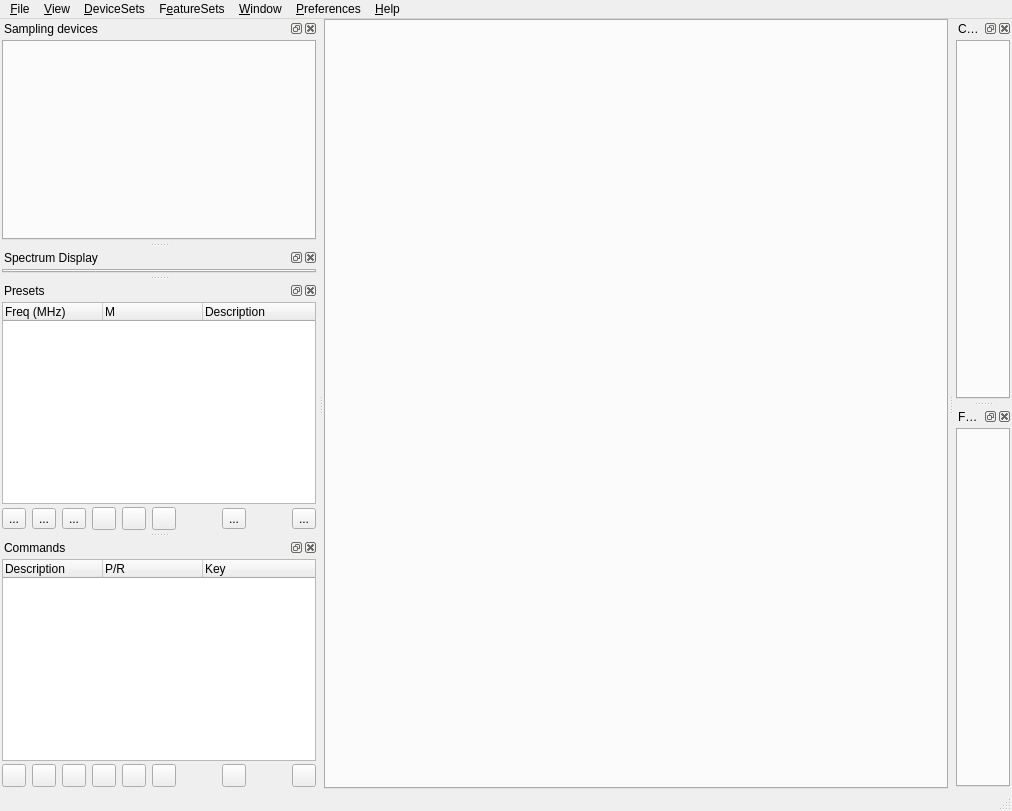
<?xml version="1.0" encoding="UTF-8"?>
<ui version="4.0">
 <class>MainWindow</class>
 <widget class="QMainWindow" name="MainWindow">
  <property name="geometry">
   <rect>
    <x>0</x>
    <y>0</y>
    <width>1012</width>
    <height>811</height>
   </rect>
  </property>
  <property name="font">
   <font>
    <family>Liberation Sans</family>
    <pointsize>9</pointsize>
   </font>
  </property>
  <property name="windowTitle">
   <string>rpx-100</string>
  </property>
  <property name="windowIcon">
   <iconset resource="resources/res.qrc">
    <normaloff>:/rpx-100_icon.png</normaloff>:/rpx-100_icon.png</iconset>
  </property>
  <property name="animated">
   <bool>true</bool>
  </property>
  <widget class="QWidget" name="centralWidget">
   <layout class="QVBoxLayout" name="verticalLayout_2">
    <property name="leftMargin">
     <number>0</number>
    </property>
    <property name="topMargin">
     <number>0</number>
    </property>
    <property name="rightMargin">
     <number>0</number>
    </property>
    <property name="bottomMargin">
     <number>0</number>
    </property>
    <item>
     <widget class="QTabWidget" name="tabSpectra">
      <property name="tabPosition">
       <enum>QTabWidget::East</enum>
      </property>
      <property name="tabShape">
       <enum>QTabWidget::Rounded</enum>
      </property>
      <property name="currentIndex">
       <number>-1</number>
      </property>
      <property name="elideMode">
       <enum>Qt::ElideNone</enum>
      </property>
     </widget>
    </item>
   </layout>
  </widget>
  <widget class="QMenuBar" name="menuBar">
   <property name="geometry">
    <rect>
     <x>0</x>
     <y>0</y>
     <width>1012</width>
     <height>27</height>
    </rect>
   </property>
   <widget class="QMenu" name="menu_File">
    <property name="title">
     <string>&amp;File</string>
    </property>
    <addaction name="action_Exit"/>
   </widget>
   <widget class="QMenu" name="menu_Devices">
    <property name="title">
     <string>&amp;DeviceSets</string>
    </property>
    <addaction name="action_addSourceDevice"/>
    <addaction name="action_addSinkDevice"/>
    <addaction name="action_addMIMODevice"/>
    <addaction name="action_removeLastDevice"/>
   </widget>
   <widget class="QMenu" name="menu_View">
    <property name="title">
     <string>&amp;View</string>
    </property>
    <addaction name="action_View_Fullscreen"/>
   </widget>
   <widget class="QMenu" name="menu_Help">
    <property name="title">
     <string>&amp;Help</string>
    </property>
    <addaction name="action_Loaded_Plugins"/>
    <addaction name="separator"/>
    <addaction name="action_About"/>
   </widget>
   <widget class="QMenu" name="menu_Window">
    <property name="font">
     <font>
      <family>Liberation Sans</family>
      <pointsize>9</pointsize>
     </font>
    </property>
    <property name="title">
     <string>&amp;Window</string>
    </property>
   </widget>
   <widget class="QMenu" name="menuPreferences">
    <property name="font">
     <font>
      <family>Liberation Sans</family>
      <pointsize>9</pointsize>
     </font>
    </property>
    <property name="title">
     <string>&amp;Preferences</string>
    </property>
    <widget class="QMenu" name="menuDevices">
     <property name="title">
      <string>Devices</string>
     </property>
     <addaction name="action_DeviceUserArguments"/>
    </widget>
    <addaction name="action_Audio"/>
    <addaction name="action_Logging"/>
    <addaction name="action_My_Position"/>
    <addaction name="action_AMBE"/>
    <addaction name="action_LimeRFE"/>
    <addaction name="menuDevices"/>
   </widget>
   <widget class="QMenu" name="menuFeatureSets">
    <property name="title">
     <string>F&amp;eatureSets</string>
    </property>
    <addaction name="action_addFeatureSet"/>
    <addaction name="action_removeLastFeatureSet"/>
   </widget>
   <addaction name="menu_File"/>
   <addaction name="menu_View"/>
   <addaction name="menu_Devices"/>
   <addaction name="menuFeatureSets"/>
   <addaction name="menu_Window"/>
   <addaction name="menuPreferences"/>
   <addaction name="menu_Help"/>
  </widget>
  <widget class="QStatusBar" name="statusBar"/>
  <widget class="SamplingDevicesDock" name="inputViewDock">
   <property name="windowTitle">
    <string>Sampling devices</string>
   </property>
   <attribute name="dockWidgetArea">
    <number>1</number>
   </attribute>
   <widget class="QWidget" name="intputViewDockWidget">
    <property name="sizePolicy">
     <sizepolicy hsizetype="Preferred" vsizetype="Maximum">
      <horstretch>0</horstretch>
      <verstretch>0</verstretch>
     </sizepolicy>
    </property>
    <layout class="QVBoxLayout" name="inputViewDockLayout">
     <property name="spacing">
      <number>3</number>
     </property>
     <property name="leftMargin">
      <number>2</number>
     </property>
     <property name="topMargin">
      <number>2</number>
     </property>
     <property name="rightMargin">
      <number>2</number>
     </property>
     <property name="bottomMargin">
      <number>2</number>
     </property>
     <item>
      <widget class="QTabWidget" name="tabInputsView">
       <property name="minimumSize">
        <size>
         <width>0</width>
         <height>200</height>
        </size>
       </property>
      </widget>
     </item>
    </layout>
   </widget>
  </widget>
  <widget class="QDockWidget" name="spectraDisplayDock">
   <property name="windowTitle">
    <string>Spectrum Display</string>
   </property>
   <attribute name="dockWidgetArea">
    <number>1</number>
   </attribute>
   <widget class="QWidget" name="dockWidgetContents_4">
    <property name="sizePolicy">
     <sizepolicy hsizetype="Preferred" vsizetype="Maximum">
      <horstretch>0</horstretch>
      <verstretch>0</verstretch>
     </sizepolicy>
    </property>
    <layout class="QVBoxLayout" name="verticalLayout">
     <property name="spacing">
      <number>3</number>
     </property>
     <property name="leftMargin">
      <number>2</number>
     </property>
     <property name="topMargin">
      <number>2</number>
     </property>
     <property name="rightMargin">
      <number>2</number>
     </property>
     <property name="bottomMargin">
      <number>2</number>
     </property>
     <item>
      <widget class="QTabWidget" name="tabSpectraGUI">
       <property name="currentIndex">
        <number>-1</number>
       </property>
      </widget>
     </item>
    </layout>
   </widget>
  </widget>
  <widget class="QDockWidget" name="presetDock">
   <property name="windowTitle">
    <string>Presets</string>
   </property>
   <attribute name="dockWidgetArea">
    <number>1</number>
   </attribute>
   <widget class="QWidget" name="presetsDockWidget">
    <layout class="QVBoxLayout" name="verticalLayout_6">
     <property name="spacing">
      <number>3</number>
     </property>
     <property name="leftMargin">
      <number>2</number>
     </property>
     <property name="topMargin">
      <number>2</number>
     </property>
     <property name="rightMargin">
      <number>2</number>
     </property>
     <property name="bottomMargin">
      <number>2</number>
     </property>
     <item>
      <widget class="QTreeWidget" name="presetTree">
       <property name="indentation">
        <number>10</number>
       </property>
       <property name="allColumnsShowFocus">
        <bool>true</bool>
       </property>
       <attribute name="headerMinimumSectionSize">
        <number>5</number>
       </attribute>
       <column>
        <property name="text">
         <string>Freq (MHz)</string>
        </property>
        <property name="toolTip">
         <string>Center frequency in MHz</string>
        </property>
       </column>
       <column>
        <property name="text">
         <string>M</string>
        </property>
        <property name="toolTip">
         <string>Mode: R: Rx or source, T: Tx or sink</string>
        </property>
       </column>
       <column>
        <property name="text">
         <string>Description</string>
        </property>
       </column>
      </widget>
     </item>
     <item>
      <layout class="QHBoxLayout" name="presetsControl">
       <item>
        <widget class="QToolButton" name="presetSave">
         <property name="toolTip">
          <string>Save current settings as new preset</string>
         </property>
         <property name="text">
          <string>...</string>
         </property>
         <property name="icon">
          <iconset resource="resources/res.qrc">
           <normaloff>:/create.png</normaloff>:/create.png</iconset>
         </property>
         <property name="iconSize">
          <size>
           <width>16</width>
           <height>16</height>
          </size>
         </property>
        </widget>
       </item>
       <item>
        <widget class="QToolButton" name="presetUpdate">
         <property name="toolTip">
          <string>Update selected preset with current settings</string>
         </property>
         <property name="text">
          <string>...</string>
         </property>
         <property name="icon">
          <iconset resource="resources/res.qrc">
           <normaloff>:/recycle.png</normaloff>:/recycle.png</iconset>
         </property>
         <property name="iconSize">
          <size>
           <width>16</width>
           <height>16</height>
          </size>
         </property>
        </widget>
       </item>
       <item>
        <widget class="QToolButton" name="settingsSave">
         <property name="toolTip">
          <string>Save the current settings (inc. presets)</string>
         </property>
         <property name="text">
          <string>...</string>
         </property>
         <property name="icon">
          <iconset resource="resources/res.qrc">
           <normaloff>:/save.png</normaloff>:/save.png</iconset>
         </property>
         <property name="iconSize">
          <size>
           <width>16</width>
           <height>16</height>
          </size>
         </property>
        </widget>
       </item>
       <item>
        <widget class="QToolButton" name="presetEdit">
         <property name="toolTip">
          <string>Edit preset details</string>
         </property>
         <property name="text">
          <string/>
         </property>
         <property name="icon">
          <iconset resource="resources/res.qrc">
           <normaloff>:/edit.png</normaloff>:/edit.png</iconset>
         </property>
        </widget>
       </item>
       <item>
        <widget class="QToolButton" name="presetExport">
         <property name="toolTip">
          <string>Export current preset to file</string>
         </property>
         <property name="text">
          <string/>
         </property>
         <property name="icon">
          <iconset resource="resources/res.qrc">
           <normaloff>:/export.png</normaloff>:/export.png</iconset>
         </property>
        </widget>
       </item>
       <item>
        <widget class="QToolButton" name="presetImport">
         <property name="toolTip">
          <string>Import preset from file into current group</string>
         </property>
         <property name="text">
          <string/>
         </property>
         <property name="icon">
          <iconset resource="resources/res.qrc">
           <normaloff>:/import.png</normaloff>:/import.png</iconset>
         </property>
        </widget>
       </item>
       <item>
        <spacer name="horizontalSpacer">
         <property name="orientation">
          <enum>Qt::Horizontal</enum>
         </property>
         <property name="sizeHint" stdset="0">
          <size>
           <width>40</width>
           <height>20</height>
          </size>
         </property>
        </spacer>
       </item>
       <item>
        <widget class="QToolButton" name="presetDelete">
         <property name="toolTip">
          <string>Delete selected preset</string>
         </property>
         <property name="text">
          <string>...</string>
         </property>
         <property name="icon">
          <iconset resource="resources/res.qrc">
           <normaloff>:/bin.png</normaloff>:/bin.png</iconset>
         </property>
         <property name="iconSize">
          <size>
           <width>16</width>
           <height>16</height>
          </size>
         </property>
        </widget>
       </item>
       <item>
        <spacer name="horizontalSpacer_2">
         <property name="orientation">
          <enum>Qt::Horizontal</enum>
         </property>
         <property name="sizeHint" stdset="0">
          <size>
           <width>40</width>
           <height>20</height>
          </size>
         </property>
        </spacer>
       </item>
       <item>
        <widget class="QToolButton" name="presetLoad">
         <property name="toolTip">
          <string>Load selected preset</string>
         </property>
         <property name="text">
          <string>...</string>
         </property>
         <property name="icon">
          <iconset resource="resources/res.qrc">
           <normaloff>:/load.png</normaloff>:/load.png</iconset>
         </property>
         <property name="iconSize">
          <size>
           <width>16</width>
           <height>16</height>
          </size>
         </property>
        </widget>
       </item>
      </layout>
     </item>
    </layout>
   </widget>
  </widget>
  <widget class="ChannelsDock" name="channelDock">
   <property name="windowTitle">
    <string>Channels</string>
   </property>
   <attribute name="dockWidgetArea">
    <number>2</number>
   </attribute>
   <widget class="QWidget" name="channelWidgetContent">
    <layout class="QVBoxLayout" name="verticalLayout_4">
     <property name="spacing">
      <number>3</number>
     </property>
     <property name="leftMargin">
      <number>2</number>
     </property>
     <property name="topMargin">
      <number>2</number>
     </property>
     <property name="rightMargin">
      <number>2</number>
     </property>
     <property name="bottomMargin">
      <number>2</number>
     </property>
     <item>
      <widget class="QTabWidget" name="tabChannels">
       <property name="tabPosition">
        <enum>QTabWidget::East</enum>
       </property>
       <property name="currentIndex">
        <number>-1</number>
       </property>
      </widget>
     </item>
    </layout>
   </widget>
  </widget>
  <widget class="QDockWidget" name="commandsDock">
   <property name="windowTitle">
    <string>Commands</string>
   </property>
   <attribute name="dockWidgetArea">
    <number>1</number>
   </attribute>
   <widget class="QWidget" name="commandsDockWidget">
    <layout class="QVBoxLayout" name="verticalLayout_5">
     <property name="spacing">
      <number>3</number>
     </property>
     <property name="leftMargin">
      <number>2</number>
     </property>
     <property name="topMargin">
      <number>2</number>
     </property>
     <property name="rightMargin">
      <number>2</number>
     </property>
     <property name="bottomMargin">
      <number>2</number>
     </property>
     <item>
      <widget class="QTreeWidget" name="commandTree">
       <property name="indentation">
        <number>5</number>
       </property>
       <property name="allColumnsShowFocus">
        <bool>true</bool>
       </property>
       <property name="columnCount">
        <number>3</number>
       </property>
       <attribute name="headerMinimumSectionSize">
        <number>5</number>
       </attribute>
       <column>
        <property name="text">
         <string>Description</string>
        </property>
       </column>
       <column>
        <property name="text">
         <string>P/R</string>
        </property>
       </column>
       <column>
        <property name="text">
         <string>Key</string>
        </property>
       </column>
      </widget>
     </item>
     <item>
      <layout class="QHBoxLayout" name="commandsControl">
       <item>
        <widget class="QToolButton" name="commandNew">
         <property name="toolTip">
          <string>Create new command</string>
         </property>
         <property name="text">
          <string/>
         </property>
         <property name="icon">
          <iconset resource="resources/res.qrc">
           <normaloff>:/create.png</normaloff>:/create.png</iconset>
         </property>
        </widget>
       </item>
       <item>
        <widget class="QToolButton" name="commandDuplicate">
         <property name="toolTip">
          <string>Duplicate command</string>
         </property>
         <property name="text">
          <string/>
         </property>
         <property name="icon">
          <iconset resource="resources/res.qrc">
           <normaloff>:/duplicate.png</normaloff>:/duplicate.png</iconset>
         </property>
        </widget>
       </item>
       <item>
        <widget class="QToolButton" name="commandEdit">
         <property name="toolTip">
          <string>Edit command details</string>
         </property>
         <property name="text">
          <string/>
         </property>
         <property name="icon">
          <iconset resource="resources/res.qrc">
           <normaloff>:/edit.png</normaloff>:/edit.png</iconset>
         </property>
        </widget>
       </item>
       <item>
        <widget class="QToolButton" name="commandRun">
         <property name="toolTip">
          <string>Run command</string>
         </property>
         <property name="text">
          <string/>
         </property>
         <property name="icon">
          <iconset resource="resources/res.qrc">
           <normaloff>:/play.png</normaloff>:/play.png</iconset>
         </property>
        </widget>
       </item>
       <item>
        <widget class="QToolButton" name="commandOutput">
         <property name="toolTip">
          <string>View last run status and output</string>
         </property>
         <property name="text">
          <string/>
         </property>
         <property name="icon">
          <iconset resource="resources/res.qrc">
           <normaloff>:/listing.png</normaloff>:/listing.png</iconset>
         </property>
        </widget>
       </item>
       <item>
        <widget class="QToolButton" name="commandsSave">
         <property name="toolTip">
          <string>Save commands in settings</string>
         </property>
         <property name="text">
          <string/>
         </property>
         <property name="icon">
          <iconset resource="resources/res.qrc">
           <normaloff>:/save.png</normaloff>:/save.png</iconset>
         </property>
        </widget>
       </item>
       <item>
        <spacer name="horizontalSpacer_3">
         <property name="orientation">
          <enum>Qt::Horizontal</enum>
         </property>
         <property name="sizeHint" stdset="0">
          <size>
           <width>40</width>
           <height>20</height>
          </size>
         </property>
        </spacer>
       </item>
       <item>
        <widget class="QToolButton" name="commandDelete">
         <property name="toolTip">
          <string>Delete selected command</string>
         </property>
         <property name="text">
          <string/>
         </property>
         <property name="icon">
          <iconset resource="resources/res.qrc">
           <normaloff>:/bin.png</normaloff>:/bin.png</iconset>
         </property>
        </widget>
       </item>
       <item>
        <spacer name="horizontalSpacer_4">
         <property name="orientation">
          <enum>Qt::Horizontal</enum>
         </property>
         <property name="sizeHint" stdset="0">
          <size>
           <width>40</width>
           <height>20</height>
          </size>
         </property>
        </spacer>
       </item>
       <item>
        <widget class="ButtonSwitch" name="commandKeyboardConnect">
         <property name="toolTip">
          <string>Toggle keyboard to command connection</string>
         </property>
         <property name="text">
          <string/>
         </property>
         <property name="icon">
          <iconset resource="resources/res.qrc">
           <normaloff>:/keyboard.png</normaloff>:/keyboard.png</iconset>
         </property>
        </widget>
       </item>
      </layout>
     </item>
    </layout>
   </widget>
  </widget>
  <widget class="FeaturesDock" name="featureDock">
   <property name="windowTitle">
    <string>Features</string>
   </property>
   <attribute name="dockWidgetArea">
    <number>2</number>
   </attribute>
   <widget class="QWidget" name="featureWidgetContents">
    <layout class="QVBoxLayout" name="verticalLayout_3">
     <property name="spacing">
      <number>3</number>
     </property>
     <property name="leftMargin">
      <number>2</number>
     </property>
     <property name="topMargin">
      <number>2</number>
     </property>
     <property name="rightMargin">
      <number>2</number>
     </property>
     <property name="bottomMargin">
      <number>2</number>
     </property>
     <item>
      <widget class="QTabWidget" name="tabFeatures">
       <property name="tabPosition">
        <enum>QTabWidget::East</enum>
       </property>
       <property name="currentIndex">
        <number>-1</number>
       </property>
      </widget>
     </item>
    </layout>
   </widget>
  </widget>
  <action name="action_Exit">
   <property name="text">
    <string>E&amp;xit</string>
   </property>
   <property name="font">
    <font>
     <family>Liberation Sans</family>
     <pointsize>9</pointsize>
    </font>
   </property>
   <property name="shortcut">
    <string>Ctrl+Q</string>
   </property>
  </action>
  <action name="action_Start">
   <property name="text">
    <string>&amp;Start</string>
   </property>
   <property name="font">
    <font/>
   </property>
   <property name="shortcut">
    <string>F5</string>
   </property>
  </action>
  <action name="action_Stop">
   <property name="text">
    <string>&amp;Stop</string>
   </property>
   <property name="font">
    <font/>
   </property>
   <property name="shortcut">
    <string>F6</string>
   </property>
  </action>
  <action name="action_View_Fullscreen">
   <property name="checkable">
    <bool>true</bool>
   </property>
   <property name="text">
    <string>&amp;Fullscreen</string>
   </property>
   <property name="font">
    <font>
     <family>Liberation Sans</family>
     <pointsize>9</pointsize>
    </font>
   </property>
   <property name="shortcut">
    <string>F11</string>
   </property>
  </action>
  <action name="action_Oscilloscope">
   <property name="checkable">
    <bool>true</bool>
   </property>
   <property name="text">
    <string>&amp;Oscilloscope</string>
   </property>
   <property name="shortcut">
    <string>F8</string>
   </property>
  </action>
  <action name="action_About">
   <property name="text">
    <string>&amp;About rpx-100...</string>
   </property>
   <property name="font">
    <font>
     <family>Liberation Sans</family>
     <pointsize>9</pointsize>
    </font>
   </property>
  </action>
  <action name="action_Preferences">
   <property name="text">
    <string>&amp;Preferences...</string>
   </property>
   <property name="font">
    <font/>
   </property>
  </action>
  <action name="action_Loaded_Plugins">
   <property name="text">
    <string>Loaded &amp;Plugins...</string>
   </property>
   <property name="font">
    <font>
     <family>Liberation Sans</family>
     <pointsize>9</pointsize>
    </font>
   </property>
  </action>
  <action name="action_addSourceDevice">
   <property name="text">
    <string>Add source device set</string>
   </property>
   <property name="font">
    <font>
     <family>Liberation Sans</family>
     <pointsize>9</pointsize>
    </font>
   </property>
  </action>
  <action name="action_removeLastDevice">
   <property name="text">
    <string>Remove last device set</string>
   </property>
   <property name="font">
    <font>
     <family>Liberation Sans</family>
     <pointsize>9</pointsize>
    </font>
   </property>
  </action>
  <action name="action_Audio">
   <property name="text">
    <string>&amp;Audio</string>
   </property>
   <property name="toolTip">
    <string>Audio devices setting</string>
   </property>
   <property name="font">
    <font>
     <family>Liberation Sans</family>
     <pointsize>9</pointsize>
    </font>
   </property>
  </action>
  <action name="action_DV_Serial">
   <property name="checkable">
    <bool>true</bool>
   </property>
   <property name="text">
    <string>DV Serial</string>
   </property>
   <property name="toolTip">
    <string>Toggle AMBE DV serial device usage</string>
   </property>
   <property name="font">
    <font>
     <family>Liberation Sans</family>
     <pointsize>9</pointsize>
    </font>
   </property>
  </action>
  <action name="action_My_Position">
   <property name="text">
    <string>My Position</string>
   </property>
   <property name="toolTip">
    <string>Set my geo position</string>
   </property>
   <property name="font">
    <font>
     <family>Liberation Sans</family>
     <pointsize>9</pointsize>
    </font>
   </property>
  </action>
  <action name="action_addSinkDevice">
   <property name="text">
    <string>Add sink device set</string>
   </property>
   <property name="font">
    <font>
     <family>Liberation Sans</family>
     <pointsize>9</pointsize>
    </font>
   </property>
  </action>
  <action name="action_Logging">
   <property name="text">
    <string>Logging</string>
   </property>
   <property name="toolTip">
    <string>Message logging options</string>
   </property>
   <property name="font">
    <font>
     <family>Liberation Sans</family>
     <pointsize>9</pointsize>
    </font>
   </property>
  </action>
  <action name="action_addMIMODevice">
   <property name="text">
    <string>Add MIMO device set</string>
   </property>
   <property name="font">
    <font>
     <family>Liberation Sans</family>
     <pointsize>9</pointsize>
    </font>
   </property>
  </action>
  <action name="action_DeviceUserArguments">
   <property name="text">
    <string>User arguments</string>
   </property>
  </action>
  <action name="action_AMBE">
   <property name="text">
    <string>AMBE</string>
   </property>
  </action>
  <action name="action_LimeRFE">
   <property name="text">
    <string>LimeRFE</string>
   </property>
  </action>
  <action name="action_addFeatureSet">
   <property name="text">
    <string>Add feature set</string>
   </property>
   <property name="font">
    <font>
     <family>Liberation Sans</family>
     <pointsize>9</pointsize>
     <weight>50</weight>
     <bold>false</bold>
    </font>
   </property>
  </action>
  <action name="action_removeLastFeatureSet">
   <property name="text">
    <string>Remove last feature set</string>
   </property>
   <property name="font">
    <font>
     <family>Liberation Sans</family>
     <pointsize>9</pointsize>
    </font>
   </property>
  </action>
  <zorder>presetDock</zorder>
  <zorder>channelDock</zorder>
  <zorder>commandsDock</zorder>
  <zorder>featureDock</zorder>
 </widget>
 <layoutdefault spacing="6" margin="11"/>
 <customwidgets>
  <customwidget>
   <class>ButtonSwitch</class>
   <extends>QToolButton</extends>
   <header>gui/buttonswitch.h</header>
  </customwidget>
  <customwidget>
   <class>ChannelsDock</class>
   <extends>QDockWidget</extends>
   <header>gui/channelsdock.h</header>
   <container>1</container>
  </customwidget>
  <customwidget>
   <class>SamplingDevicesDock</class>
   <extends>QDockWidget</extends>
   <header>gui/samplingdevicesdock.h</header>
   <container>1</container>
  </customwidget>
  <customwidget>
   <class>FeaturesDock</class>
   <extends>QDockWidget</extends>
   <header>gui/featuresdock.h</header>
   <container>1</container>
  </customwidget>
 </customwidgets>
 <tabstops>
  <tabstop>presetTree</tabstop>
 </tabstops>
 <resources>
  <include location="resources/res.qrc"/>
 </resources>
 <connections>
  <connection>
   <sender>action_Exit</sender>
   <signal>triggered()</signal>
   <receiver>MainWindow</receiver>
   <slot>close()</slot>
   <hints>
    <hint type="sourcelabel">
     <x>-1</x>
     <y>-1</y>
    </hint>
    <hint type="destinationlabel">
     <x>462</x>
     <y>332</y>
    </hint>
   </hints>
  </connection>
 </connections>
</ui>
